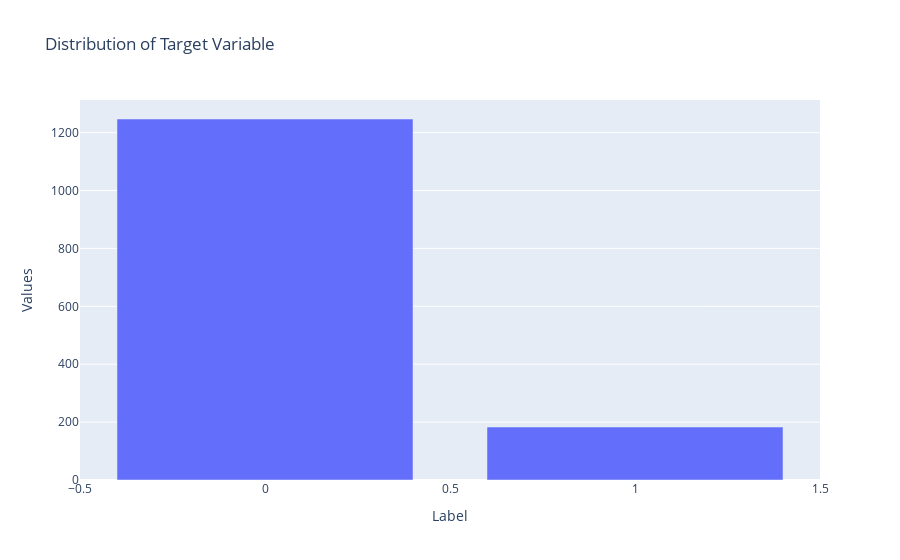

Notebook code cell kept with this figure:
### Markdown cell above
## Target analysis

### Code cell
counts = df['target'].value_counts()
fig = px.bar(x=counts.index, y=counts.values, labels={'x':'Label', 'y':'Values'},
             title='Distribution of Target Variable')

# Show plot 
fig.show()

### Figure 1 — Plotly figure (JSON) as saved in the notebook; plotly's stock layout.template omitted (floating-point values rounded to 4 significant figures)
{"data": [{"alignmentgroup": "True", "hovertemplate": "Label=%{x}<br>Values=%{y}<extra></extra>", "legendgroup": "", "marker": {"color": "#636efa", "pattern": {"shape": ""}}, "name": "", "offsetgroup": "", "orientation": "v", "showlegend": false, "textposition": "auto", "type": "bar", "x": [0, 1], "xaxis": "x", "y": [1247, 183], "yaxis": "y"}], "layout": {"barmode": "relative", "legend": {"tracegroupgap": 0}, "title": {"text": "Distribution of Target Variable"}, "xaxis": {"anchor": "y", "domain": [0, 1], "title": {"text": "Label"}}, "yaxis": {"anchor": "x", "domain": [0, 1], "title": {"text": "Values"}}}}
